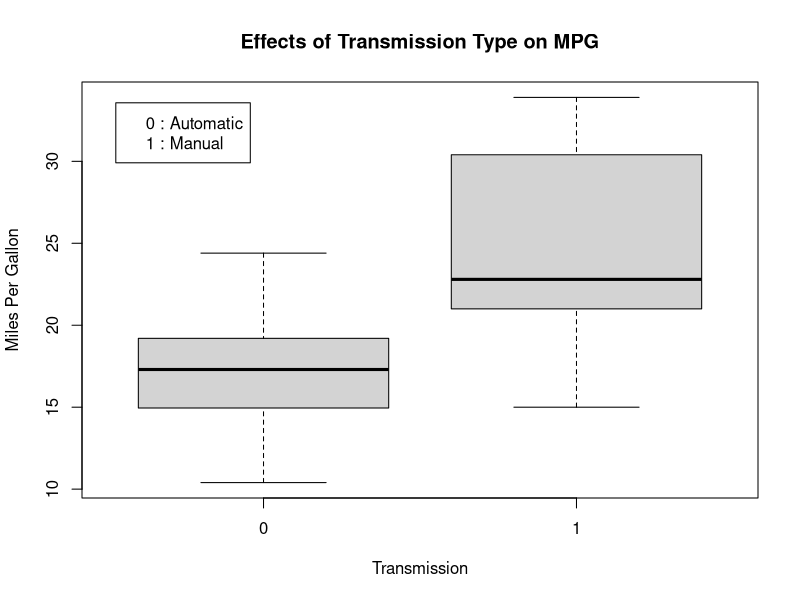

Write R code to recreate this figure.
## ---- chunk 1
data(mtcars)
mydata<-mtcars
# To convert the type of factor variables to factor 
mydata$cyl <- as.factor(mydata$cyl)
mydata$am <- as.factor(mydata$am)
mydata$vs <- as.factor(mydata$vs)
mydata$gear <- as.factor(mydata$gear)
mydata$carb <- as.factor(mydata$carb)
## ---- chunk 2
boxplot(mpg ~ am, data = mydata, main="Effects of Transmission Type on MPG", xlab="Transmission", ylab="Miles Per Gallon" )
legend ("topleft", inset=.05, c("0 : Automatic", "1 : Manual"))
## ---- chunk 3
fit1 <- lm(mpg ~ am, data = mydata)
summary(fit1)$coef
## ---- chunk 4
fit2 <- lm(mpg ~., data = mydata)
summary(fit2)$coef
